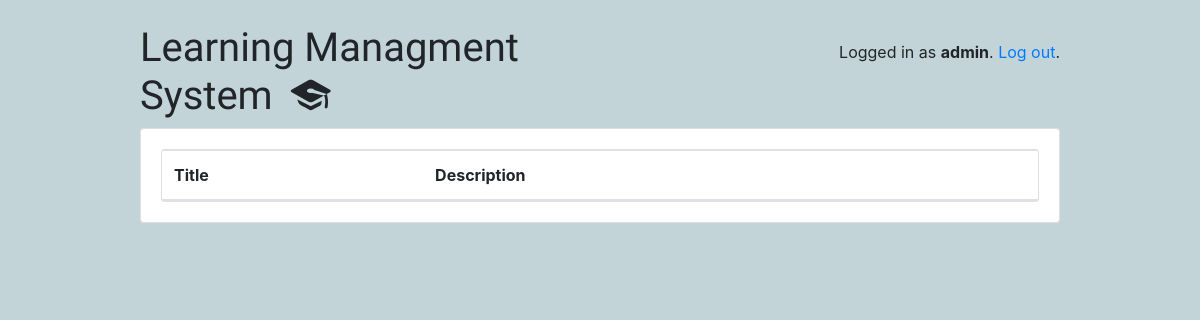
The app's page /instructor/instructor/ (signed in), older data.
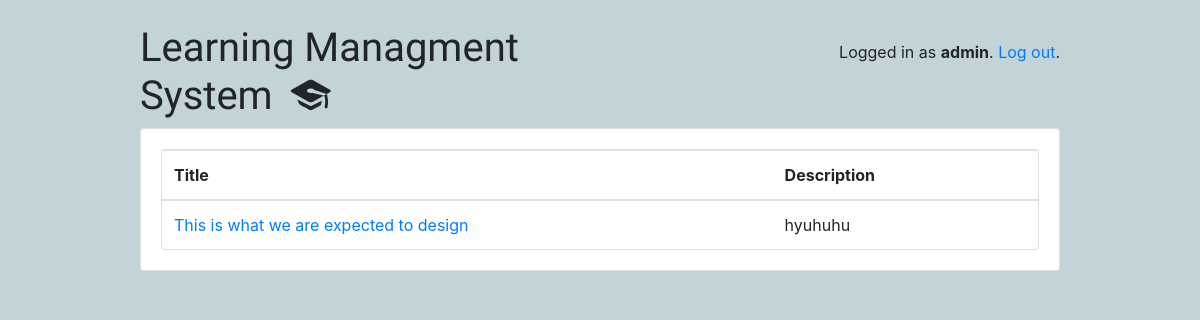
The same page, newer data.
### course/models.py (models this page shows, shortened)
class Course(models.Model):
    creator = models.ForeignKey(User, on_delete=models.PROTECT,related_name='courses')
    title = models.CharField(max_length=255)
    slug = models.SlugField(unique=True,blank=True)
    image = models.FileField(upload_to='course', blank=True)
    blob = models.CharField(max_length=500, blank=True)
    description = models.TextField()
    created = models.DateField(auto_now_add=True)
    class Meta:
        verbose_name_plural = 'Course'

### course/views.py (the view)
# urls.py: path('', CourseListView.as_view(), name='course_change_list'),
@method_decorator([login_required], name='dispatch')
class CourseListView(ListView):
    model = Course
    ordering = ('title', )
    context_object_name = 'courses'
    template_name = 'course_change_list.html'
    def get_queryset(self):
        queryset = Course.objects.filter(creator=self.request.user)
        return queryset

### instructor/templates/course_change_list.html (shortened to what this page needs)
{% extends 'base.html' %}
{% block content %}
  <div class="card">
    <table class="table mb-0">
      <thead>
        <tr>
          <th>Title</th>
          <th>Description</th>
          <th></th>
        </tr>
      </thead>
      <tbody>
        {% for course in courses %}
          <tr>
            <td class="align-middle"><a href="{% url 'student:course_detail' course.pk %}">{{ course.title }}</a></td>
            <td class="align-middle">{{ course.description|truncatechars:15}}</td>
            <td class="text-right">
            </td>
          </tr>
        {% endfor %}
      </tbody>
    </table>
  </div>
{% endblock %}

Row changes from the older to the newer data that the page shows:
added Course: title "This is what we are expected to design", description "hyuhuhu"
